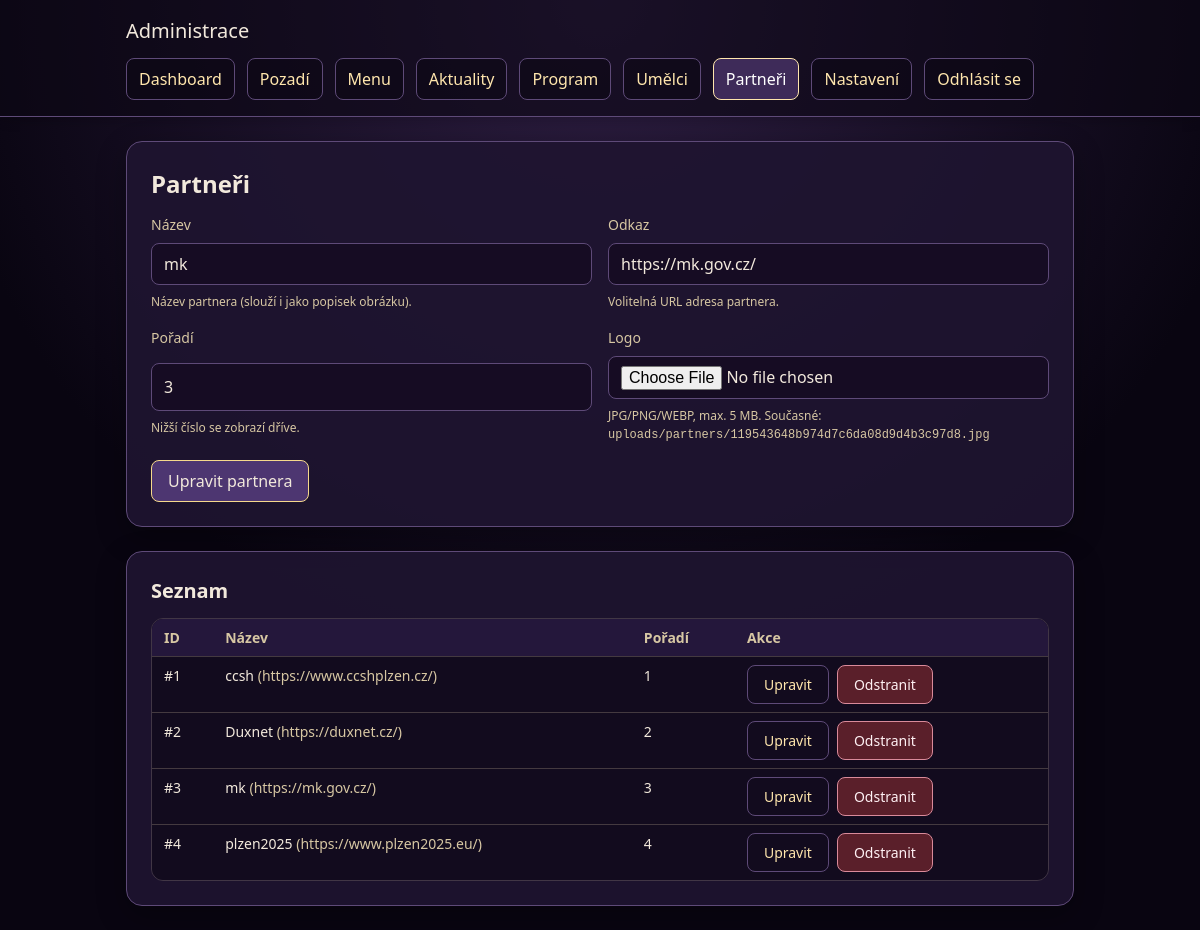
Page /admin/partners.php?edit=3 (signed in) on the committed database.
### tables this page shows
CREATE TABLE partners (
        id INTEGER PRIMARY KEY AUTOINCREMENT,
        name TEXT NOT NULL,
        url TEXT,
        image TEXT,
        sort_order INTEGER NOT NULL DEFAULT 0
    );

### admin/auth.php (called while the page is built, shortened)
<?php
function h($value)
{
    return htmlspecialchars((string) $value, ENT_QUOTES, 'UTF-8');
}

### admin/partners.php (the view, shortened to what this page needs)
<?php
require_once __DIR__ . '/auth.php';
$error = '';
$editRow = null;
try {
    $db = get_db();
    if (isset($_GET['edit'])) {
        $editId = (int) $_GET['edit'];
        if ($editId > 0) {
            $editStmt = $db->prepare('SELECT * FROM partners WHERE id = :id');
            $editStmt->execute(array(':id' => $editId));
            $editRow = $editStmt->fetch();
        }
    }
    $rows = $db->query('SELECT id, name, url, image, sort_order FROM partners ORDER BY sort_order ASC, id DESC')->fetchAll();
} catch (RuntimeException $e) {
    error_log('Admin partners DB failed: ' . $e->getMessage());
    if ($error === '') {
        $error = $e->getMessage();
    }
    $rows = array();
} catch (Exception $e) {
    error_log('Admin partners init failed: ' . $e->getMessage());
    if ($error === '') {
        $error = 'Nepodařilo se načíst data. Zkuste to prosím znovu.';
    }
    $rows = array();
}
require_once __DIR__ . '/partials/header.php';
?>
<section class="admin-shell">
    <section class="admin-card">
        <h1>Partneři</h1>
        <form class="admin-form admin-form--two-column" method="post" enctype="multipart/form-data">
            <div class="admin-field">
                <label for="partner-name">Název</label>
                <input id="partner-name" type="text" name="name" required maxlength="150" value="<?php echo h($editRow ? $editRow['name'] : ''); ?>">
                <p class="admin-help">Název partnera (slouží i jako popisek obrázku).</p>
            </div>
            <div class="admin-field">
                <label for="partner-url">Odkaz</label>
                <input id="partner-url" type="url" name="url" maxlength="255" value="<?php echo h($editRow ? $editRow['url'] : ''); ?>">
                <p class="admin-help">Volitelná URL adresa partnera.</p>
            </div>
            <div class="admin-field">
                <label for="partner-sort-order">Pořadí</label>
                <input id="partner-sort-order" type="number" name="sort_order" value="<?php echo $editRow ? (int) $editRow['sort_order'] : 0; ?>">
                <p class="admin-help">Nižší číslo se zobrazí dříve.</p>
            </div>
            <div class="admin-field">
                <label for="partner-image-file">Logo</label>
                <input id="partner-image-file" type="file" name="image_file" accept=".jpg,.jpeg,.png,.webp,image/jpeg,image/png,image/webp">
                <p class="admin-help">JPG/PNG/WEBP, max. 5 MB. <?php if ($editRow && !empty($editRow['image'])): ?>Současné: <code><?php echo h($editRow['image']); ?></code><?php endif; ?></p>
            </div>
            <div class="admin-form__actions">
                <button class="admin-button admin-button--primary" type="submit"><?php echo $editRow ? 'Upravit partnera' : 'Uložit partnera'; ?></button>
            </div>
        </form>
    </section>
    <section class="admin-card">
        <h2>Seznam</h2>
        <?php if (!$rows): ?>
            <p class="admin-empty-state">Zatím bez položek.</p>
        <?php else: ?>
            <div class="admin-table-wrap">
                <table class="admin-table">
                    <thead><tr><th>ID</th><th>Název</th><th>Pořadí</th><th>Akce</th></tr></thead>
                    <tbody>
                    <?php foreach ($rows as $row): ?>
                        <tr>
                            <td data-label="ID">#<?php echo (int) $row['id']; ?></td>
                            <td data-label="Název">
                                <?php echo h($row['name']); ?>
                                <?php if (!empty($row['url'])): ?>
                                    <span class="admin-muted">(<?php echo h($row['url']); ?>)</span>
                                <?php endif; ?>
                            </td>
                            <td data-label="Pořadí"><?php echo (int) $row['sort_order']; ?></td>
                            <td data-label="Akce">
                                <div class="admin-actions">
                                    <a class="admin-button admin-button--secondary" href="partners.php?edit=<?php echo (int) $row['id']; ?>">Upravit</a>
                                    <form method="post" onsubmit="return confirm('Opravdu chcete tohoto partnera odstranit?');">
                                        <button class="admin-button admin-button--danger" type="submit">Odstranit</button>
                                    </form>
                                </div>
                            </td>
                        </tr>
                    <?php endforeach; ?>
                    </tbody>
                </table>
            </div>
        <?php endif; ?>
    </section>
</section>
<?php require_once __DIR__ . '/partials/footer.php'; ?>

### admin/admin.css (style rules this page uses)
:root { --admin-color-bg: #090511; --admin-color-bg-elevated: #160c23; --admin-color-surface: #1e1530; --admin-color-border: #5e4a78; --admin-color-text: #f2e9dc; --admin-color-text-muted: #d7c7a3; --admin-color-link: #ffe6ad; --admin-color-link-hover: #ffffff; --admin-color-success-bg: #1f4d38; --admin-color-success-border: #4aa07a; --admin-color-success-text: #eefcf4; --admin-color-error-bg: #5a1f2a; --admin-color-error-border: #d98a9a; --admin-color-error-text: #fff1f4; --admin-font-size-xs: 0.75rem; --admin-font-size-sm: 0.875rem; --admin-font-size-md: 1rem; --admin-font-size-lg: 1.25rem; --admin-font-size-xl: 1.5rem; --admin-radius-sm: 0.5rem; --admin-radius-md: 0.75rem; --admin-radius-lg: 1rem; --admin-shadow-sm: 0 2px 12px rgba(0, 0, 0, 0.2); --admin-shadow-md: 0 10px 30px rgba(0, 0, 0, 0.3); --admin-space-1: 0.25rem; --admin-space-2: 0.5rem; --admin-space-3: 0.75rem; --admin-space-4: 1rem; --admin-space-5: 1.5rem; --admin-space-6: 2rem; }
* { box-sizing: border-box; }
body { margin: 0; min-height: 100vh; font-family: var(--site-font-family, serif); font-size: var(--admin-font-size-md); line-height: 1.5; color: var(--admin-color-text); background: radial-gradient(circle at 50% 0%, #2e1e43 0%, var(--admin-color-bg) 60%); }
a { color: var(--admin-color-link); text-decoration: none; }
.admin-shell { display: grid; gap: var(--admin-space-5); }
.admin-card { background: rgba(30, 21, 48, 0.9); border: 1px solid var(--admin-color-border); border-radius: var(--admin-radius-lg); box-shadow: var(--admin-shadow-md); padding: var(--admin-space-5); }
.admin-form { display: grid; gap: var(--admin-space-4); }
.admin-form--two-column { grid-template-columns: repeat(2, minmax(0, 1fr)); }
.admin-field { display: grid; gap: var(--admin-space-2); }
.admin-field label { color: var(--admin-color-text-muted); font-size: var(--admin-font-size-sm); }
.admin-help { color: var(--admin-color-text-muted); font-size: var(--admin-font-size-xs); }
.admin-form input, .admin-form textarea, .admin-form select { width: 100%; border: 1px solid var(--admin-color-border); border-radius: var(--admin-radius-sm); padding: var(--admin-space-2) var(--admin-space-3); background: var(--admin-color-bg-elevated); color: var(--admin-color-text); font: inherit; }
.admin-button { display: inline-block; width: fit-content; padding: var(--admin-space-2) var(--admin-space-4); border: 1px solid #d7c7a3; border-radius: var(--admin-radius-sm); background: #2e1e43; color: var(--admin-color-text); font: inherit; cursor: pointer; }
.admin-button--primary { background: #4d3671; border-color: #f6d98c; }
.admin-button--secondary { background: transparent; border-color: var(--admin-color-border); color: var(--admin-color-link); }
.admin-button--danger { background: #5a1f2a; border-color: #d98a9a; color: #fff1f4; }
.admin-actions { display: flex; flex-wrap: wrap; gap: var(--admin-space-2); align-items: center; }
.admin-actions form { margin: 0; }
.admin-form__actions { grid-column: 1 / -1; }
.admin-table-wrap { overflow: auto; border: 1px solid rgba(215, 199, 163, 0.2); border-radius: var(--admin-radius-md); }
.admin-table { width: 100%; border-collapse: collapse; font-size: var(--admin-font-size-sm); background: rgba(9, 5, 17, 0.5); }
.admin-table th, .admin-table td { text-align: left; padding: var(--admin-space-2) var(--admin-space-3); border-bottom: 1px solid rgba(215, 199, 163, 0.25); vertical-align: top; }
.admin-table thead th { position: sticky; top: 0; z-index: 1; background: #24173b; color: var(--admin-color-text-muted); font-weight: 600; }
.admin-table tbody tr:last-child td { border-bottom: none; }
.admin-muted { color: var(--admin-color-text-muted); font-size: var(--admin-font-size-sm); }
h1 { font-size: var(--admin-font-size-xl); margin: 0 0 var(--admin-space-3); }
h2 { font-size: var(--admin-font-size-lg); margin: 0 0 var(--admin-space-3); }
p { margin: 0; }

### rows in the picture
partners: name "mk", url "https://mk.gov.cz/", sort_order "3", image "uploads/partners/119543648b974d7c6da08d9d4b3c97d8.jpg", id "3"
partners: id "1", name "ccsh", url "https://www.ccshplzen.cz/", sort_order "1"
partners: id "2", name "Duxnet", url "https://duxnet.cz/", sort_order "2"
partners: id "4", name "plzen2025", url "https://www.plzen2025.eu/", sort_order "4"

### other values in the picture
$label "Dashboard"
$label "Pozadí"
$label "Menu"
$label "Aktuality"
$label "Program"
$label "Umělci"
$label "Partneři"
$label "Nastavení"
